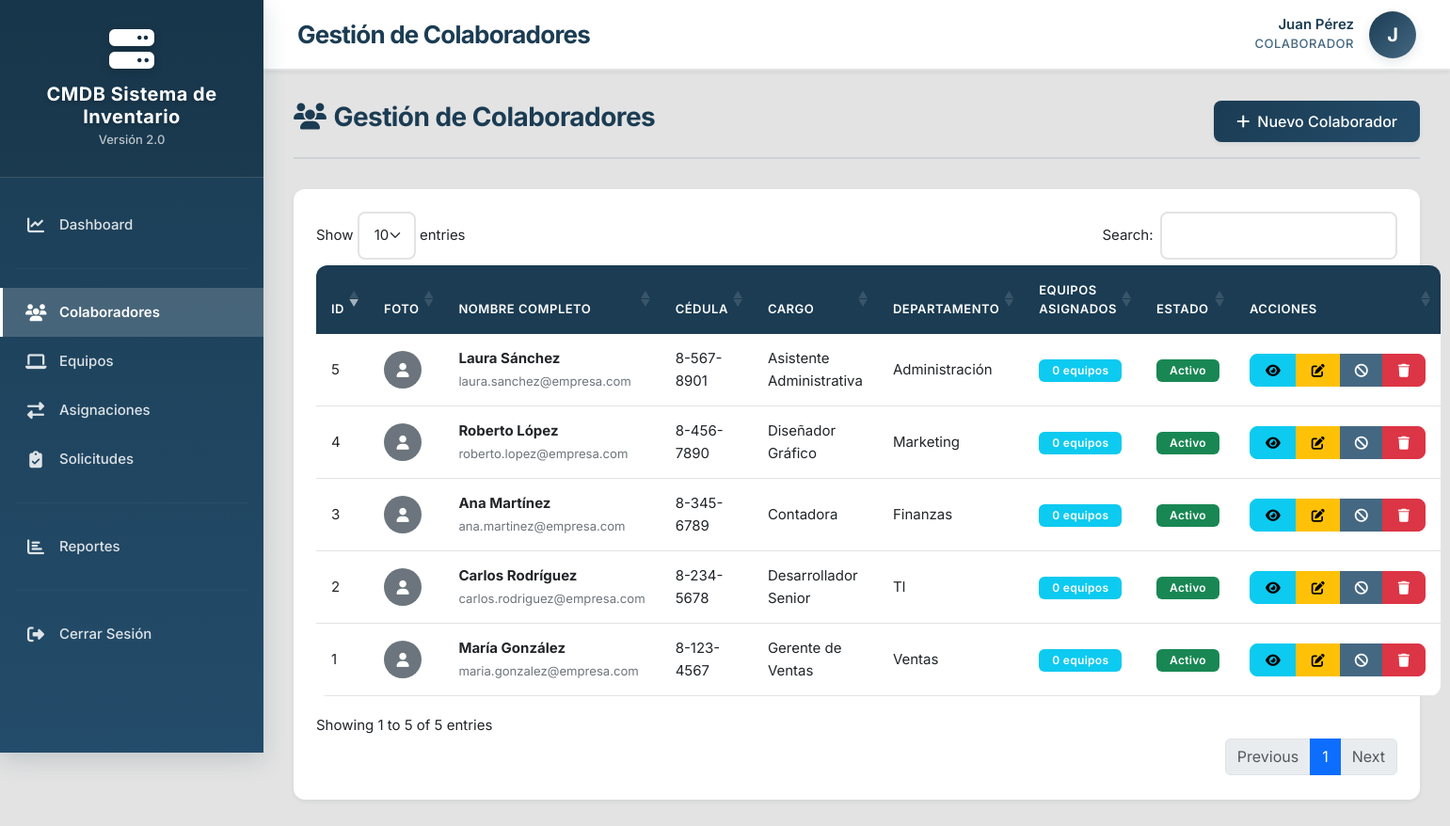
The app's page /public/index.php?route=colaboradores (signed in) with its own data.
### tables this page shows
CREATE TABLE IF NOT EXISTS `colaboradores` (
  `id` int NOT NULL AUTO_INCREMENT,
  `nombre` varchar(100) NOT NULL,
  `apellido` varchar(100) NOT NULL,
  `cedula` varchar(20) DEFAULT NULL COMMENT 'Cédula o identificación del colaborador',
  `email` varchar(150) DEFAULT NULL,
  `telefono` varchar(20) DEFAULT NULL,
  `cargo` varchar(100) DEFAULT NULL COMMENT 'Puesto o cargo del colaborador',
  `departamento` varchar(100) DEFAULT NULL COMMENT 'Departamento al que pertenece',
  `ubicacion` varchar(200) DEFAULT NULL COMMENT 'Ubicación física (oficina, piso, etc.)',
  `foto_perfil` varchar(255) DEFAULT NULL COMMENT 'Ruta de la foto del colaborador',
  `fecha_ingreso` date DEFAULT NULL COMMENT 'Fecha de ingreso a la empresa',
  `estado` enum('activo','inactivo','suspendido') NOT NULL DEFAULT 'activo',
  `observaciones` text,
  `created_at` timestamp NULL DEFAULT CURRENT_TIMESTAMP,
  `updated_at` timestamp NULL DEFAULT CURRENT_TIMESTAMP ON UPDATE CURRENT_TIMESTAMP,
  PRIMARY KEY (`id`),
  UNIQUE KEY `cedula` (`cedula`),
  KEY `idx_nombre` (`nombre`,`apellido`),
  KEY `idx_cedula` (`cedula`),
  KEY `idx_estado` (`estado`),
  KEY `idx_departamento` (`departamento`)
);

### src/Controllers/ColaboradorController.php (called while the page is built, shortened)
<?php
class ColaboradorController extends BaseController
{
    private $colaboradorModel;
    public function __construct()
    {
        $this->colaboradorModel = new Colaborador();
    }
    public function index()
    {
        $colaboradores = $this->colaboradorModel->getAllWithEquipos();
        $this->render('Views/colaboradores/index.php', [
            'pageTitle' => 'Gestión de Colaboradores',
            'colaboradores' => $colaboradores
        ]);
    }
}

### public/index.php (called while the page is built, shortened)
<?php
require_once '../src/Core/helpers.php';
require_once '../config/database.php';
try {
    $action = $_GET['action'] ?? 'index';
    $controller = new $controllerClass();
    $controller->$action();
} catch (Throwable $e) {
    if ($e->getCode() === 404) {
        http_response_code(404);
        echo "<h1>404 - Página no encontrada</h1>";
        echo "<p>" . htmlspecialchars($e->getMessage()) . "</p>";
    } else {
        handleException($e);
    }
    exit;
}

### src/Core/Database.php (called while the page is built, shortened)
<?php
class Database
{
    private static $instance = null;
    private $connection;
    private function __construct() {
        try {
            $dsn = 'mysql:host=' . DB_HOST . ';dbname=' . DB_NAME . ';charset=' . DB_CHARSET;
            $this->connection = new PDO($dsn, DB_USER, DB_PASS, [
                PDO::ATTR_ERRMODE => PDO::ERRMODE_EXCEPTION,
                PDO::ATTR_DEFAULT_FETCH_MODE => PDO::FETCH_ASSOC,
                PDO::ATTR_EMULATE_PREPARES => false,
            ]);
        } catch (PDOException $e) {
            throw new \Exception("Error de conexión a la base de datos: " . $e->getMessage());
        }
    }
    public static function getInstance() {
        if (self::$instance === null) {
            self::$instance = new self();
        }
        return self::$instance;
    }
    public function getConnection() {
        return $this->connection;
    }
}

### src/Models/Colaborador.php (called while the page is built, shortened)
<?php
class Colaborador extends Model
{
    protected $table = 'colaboradores';
    public function getAllWithEquipos()
    {
        $sql = "SELECT
                    c.*,
                    COUNT(DISTINCT a.id) as total_equipos,
                    GROUP_CONCAT(DISTINCT e.nombre SEPARATOR ', ') as equipos_asignados
                FROM {$this->table} c
                LEFT JOIN asignaciones a ON c.id = a.colaborador_id AND a.estado = 'activa'
                LEFT JOIN equipos e ON a.equipo_id = e.id
                GROUP BY c.id
                ORDER BY c.created_at DESC";
        return $this->query($sql)->fetchAll();
    }
}

### src/Models/Model.php (called while the page is built, shortened)
<?php
class Model
{
    protected $db;
    public function __construct() {
        $this->db = Database::getInstance()->getConnection();
    }
    protected function query($sql, $params = []) {
        $stmt = $this->db->prepare($sql);
        $stmt->execute($params);
        return $stmt;
    }
}

### src/Core/helpers.php (called while the page is built, shortened)
<?php
function e($string) {
    return htmlspecialchars($string ?? '', ENT_QUOTES, 'UTF-8');
}

### src/Views/colaboradores/index.php (the view, shortened to what this page needs)
<div class="page-header d-flex justify-content-between align-items-center">
    <h2><i class="fas fa-users me-2"></i>Gestión de Colaboradores</h2>
    <a href="index.php?route=colaboradores&action=crear" class="btn btn-primary">
        <i class="fas fa-plus me-2"></i>Nuevo Colaborador
    </a>
</div>
<div class="card">
    <div class="card-body">
        <table class="table table-hover dataTable">
            <thead>
                <tr>
                    <th>ID</th>
                    <th>Foto</th>
                    <th>Nombre Completo</th>
                    <th>Cédula</th>
                    <th>Cargo</th>
                    <th>Departamento</th>
                    <th>Equipos Asignados</th>
                    <th>Estado</th>
                    <th>Acciones</th>
                </tr>
            </thead>
            <tbody>
                <?php foreach ($colaboradores as $colaborador): ?>
                <tr>
                    <td><?= $colaborador['id'] ?></td>
                    <td>
                        <?php if (!empty($colaborador['foto_perfil'])): ?>
                            <img src="<?= e($colaborador['foto_perfil']) ?>"
                                 alt="Foto"
                                 class="rounded-circle"
                                 style="width: 40px; height: 40px; object-fit: cover;">
                        <?php else: ?>
                            <div class="rounded-circle bg-secondary text-white d-inline-flex align-items-center justify-content-center"
                                 style="width: 40px; height: 40px;">
                                <i class="fas fa-user"></i>
                            </div>
                        <?php endif; ?>
                    </td>
                    <td>
                        <strong><?= e($colaborador['nombre'] . ' ' . $colaborador['apellido']) ?></strong>
                        <?php if ($colaborador['email']): ?>
                            <br><small class="text-muted"><?= e($colaborador['email']) ?></small>
                        <?php endif; ?>
                    </td>
                    <td><?= e($colaborador['cedula'] ?? '-') ?></td>
                    <td><?= e($colaborador['cargo'] ?? '-') ?></td>
                    <td><?= e($colaborador['departamento'] ?? '-') ?></td>
                    <td>
                        <span class="badge bg-info">
                            <?= $colaborador['total_equipos'] ?> equipos
                        </span>
                    </td>
                    <td>
                        <?php if ($colaborador['estado'] === 'activo'): ?>
                            <span class="badge bg-success">Activo</span>
                        <?php elseif ($colaborador['estado'] === 'inactivo'): ?>
                            <span class="badge bg-secondary">Inactivo</span>
                        <?php else: ?>
                            <span class="badge bg-warning">Suspendido</span>
                        <?php endif; ?>
                    </td>
                    <td>
                        <div class="btn-group" role="group">
                            <a href="index.php?route=colaboradores&action=ver&id=<?= $colaborador['id'] ?>"
                               class="btn btn-sm btn-info"
                               title="Ver Detalle">
                                <i class="fas fa-eye"></i>
                            </a>
                            <a href="index.php?route=colaboradores&action=editar&id=<?= $colaborador['id'] ?>"
                               class="btn btn-sm btn-warning"
                               title="Editar">
                                <i class="fas fa-edit"></i>
                            </a>
                            <?php if ($colaborador['estado'] === 'activo'): ?>
                                <button type="button"
                                        class="btn btn-sm btn-secondary btn-cambiar-estado"
                                        data-id="<?= $colaborador['id'] ?>"
                                        data-estado="inactivo"
                                        title="Desactivar">
                                    <i class="fas fa-ban"></i>
                                </button>
                            <?php endif; ?>
                            <?php if ($colaborador['total_equipos'] == 0): ?>
                                <button type="button"
                                        class="btn btn-sm btn-danger btn-eliminar"
                                        data-id="<?= $colaborador['id'] ?>"
                                        data-nombre="<?= e($colaborador['nombre'] . ' ' . $colaborador['apellido']) ?>"
                                        title="Eliminar">
                                    <i class="fas fa-trash"></i>
                                </button>
                            <?php endif; ?>
                        </div>
                    </td>
                </tr>
                <?php endforeach; ?>
            </tbody>
        </table>
    </div>
</div>

### public/assets/css/custom.css (style rules this page uses)
:root { --color-primary: #1B3C53; --color-secondary: #234C6A; --color-tertiary: #456882; --color-background: #E3E3E3; --color-success: #28a745; --color-danger: #dc3545; --color-warning: #ffc107; --color-info: #17a2b8; --sidebar-width: 280px; --header-height: 75px; --border-radius: 12px; --transition-speed: 0.3s; --shadow-sm: 0 2px 4px rgba(27, 60, 83, 0.08); --shadow-md: 0 4px 12px rgba(27, 60, 83, 0.12); --shadow-lg: 0 8px 24px rgba(27, 60, 83, 0.16); --font-family: 'Inter', -apple-system, BlinkMacSystemFont, 'Segoe UI', Roboto, sans-serif; }
body { font-family: var(--font-family); background-color: var(--color-background); color: #2c3e50; font-size: 15px; line-height: 1.6; overflow-x: hidden; }
h1, h2, h3, h4, h5, h6 { font-weight: 600; color: var(--color-primary); letter-spacing: -0.02em; }
.page-header { margin-bottom: 32px; padding-bottom: 16px; border-bottom: 2px solid rgba(27, 60, 83, 0.1); }
.page-header h2 { margin: 0 0 8px 0; font-size: 28px; color: var(--color-primary); font-weight: 700; }
.card { border: none; border-radius: var(--border-radius); box-shadow: var(--shadow-sm); margin-bottom: 24px; transition: all var(--transition-speed) ease; background: white; }
.card-body { padding: 24px; }
.btn-primary { background: linear-gradient(135deg, var(--color-primary), var(--color-secondary)); border: none; padding: 12px 28px; font-weight: 600; border-radius: 8px; transition: all var(--transition-speed) ease; box-shadow: var(--shadow-sm); }
.btn-secondary { background: var(--color-tertiary); border: none; color: white; font-weight: 600; }
.btn { border-radius: 8px; font-weight: 500; padding: 10px 24px; transition: all var(--transition-speed) ease; }
.btn-sm { padding: 6px 16px; font-size: 14px; }
.badge { padding: 6px 14px; font-weight: 600; border-radius: 6px; font-size: 12px; letter-spacing: 0.3px; }
.table { border-radius: var(--border-radius); overflow: hidden; }
.table thead th { background: var(--color-primary); color: white; font-weight: 600; text-transform: uppercase; font-size: 13px; letter-spacing: 0.5px; border: none; padding: 16px; }
.table tbody tr { transition: all var(--transition-speed) ease; }
.table tbody td { padding: 14px 16px; vertical-align: middle; border-color: var(--color-background); }
.text-muted { color: #6c757d !important; }

### records on screen
colaboradores: id "1", nombre+apellido "María González", email "maria.gonzalez@empresa.com", cedula "8-123-4567", cargo "Gerente de Ventas", departamento "Ventas", total_equipos "0", estado "Activo"
colaboradores: id "2", nombre+apellido "Carlos Rodríguez", email "carlos.rodriguez@empresa.com", cedula "8-234-5678", cargo "Desarrollador Senior", departamento "TI", total_equipos "0", estado "Activo"
colaboradores: id "3", nombre+apellido "Ana Martínez", email "ana.martinez@empresa.com", cedula "8-345-6789", cargo "Contadora", departamento "Finanzas", total_equipos "0", estado "Activo"
colaboradores: id "4", nombre+apellido "Roberto López", email "roberto.lopez@empresa.com", cedula "8-456-7890", cargo "Diseñador Gráfico", departamento "Marketing", total_equipos "0", estado "Activo"
colaboradores: id "5", nombre+apellido "Laura Sánchez", email "laura.sanchez@empresa.com", cedula "8-567-8901", cargo "Asistente Administrativa", departamento "Administración", total_equipos "0", estado "Activo"

### other values on screen
APP_NAME "CMDB Sistema de Inventario"
APP_VERSION "2.0"
$pageTitle "Gestión de Colaboradores"
currentUser()['nombre'] . ' ' . currentUser()['apellido'] "Juan Pérez"
currentUser()['rol'] "COLABORADOR"
substr(currentUser()['nombre'], 0, 1) "J"
